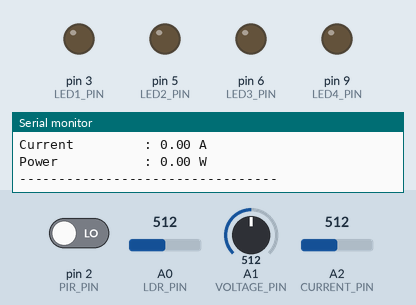
Bench run of a sketch on a simulated Arduino Uno, built with avr-gcc and run on an emulated ATmega328P. On the bench: output pins drawn as LEDs (lit = HIGH), the last lines printed to the serial monitor. The inputs (shaded band) are chosen by the test bench; at power-on: A0 (LDR_PIN) = 512, pin 2 (PIR_PIN) LOW, A2 (CURRENT_PIN) = 512, A1 (VOLTAGE_PIN) = 512.

Above: at 1.2 s.
1.3 s: A0 (LDR_PIN) set to 492
At 2.0 s:
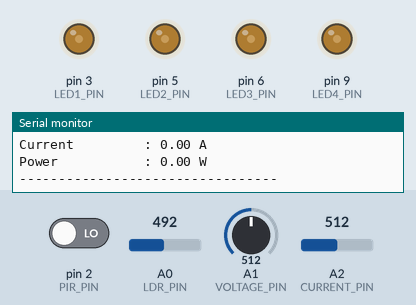
2.9 s: pin 2 (PIR_PIN) driven HIGH
At 4.8 s:
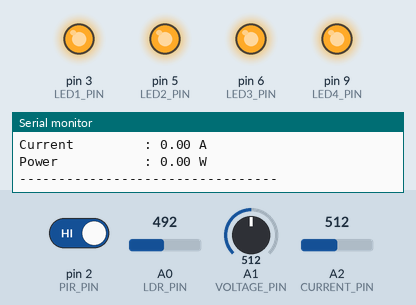
5.1 s: pin 2 (PIR_PIN) driven LOW
At 7.2 s:
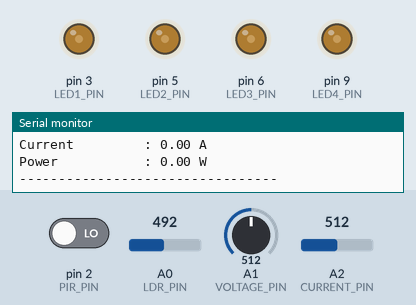
7.5 s: A0 (LDR_PIN) set to 510
At 9.0 s:
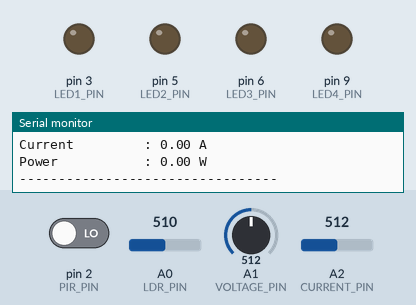
11.9 s: A0 (LDR_PIN) set to 490
At 12.3 s:
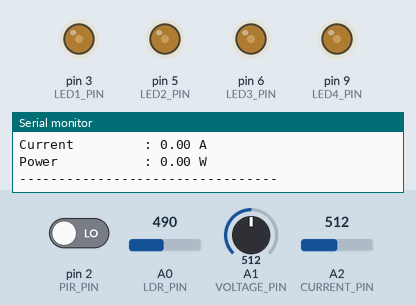
13.5 s: A2 (CURRENT_PIN) set to 528
17.9 s: A2 (CURRENT_PIN) set to 558
Timing chart, 0 to 20.5 s (numbered marks = the images above; inputs shaded):
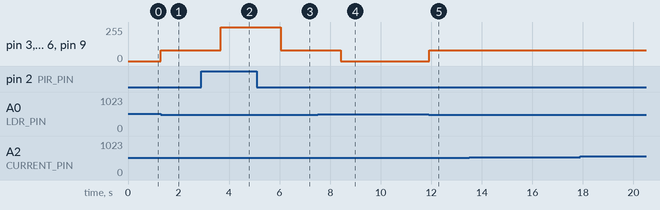

The sketch:

Smart_Automatic_Street_Light_and_Energy_Management_System.ino
```cpp
// =====================================================
// SMART AUTOMATIC STREET LIGHT
// AND ENERGY MANAGEMENT SYSTEM
// Arduino UNO
// =====================================================

// ---------------- PIN DEFINITIONS ----------------

#define LDR_PIN       A0
#define VOLTAGE_PIN   A1
#define CURRENT_PIN   A2

#define PIR_PIN       2

#define LED1_PIN      3
#define LED2_PIN      5
#define LED3_PIN      6
#define LED4_PIN      9

// ---------------- LDR SETTINGS ----------------

// Change this value according to your LDR
int darkThreshold = 500;

// ---------------- VOLTAGE SENSOR ----------------

// 0-25V Voltage Sensor Module
// Voltage divider ratio is approximately 5:1
float voltageFactor = 5.0;

// ---------------- ACS712 SETTINGS ----------------

// Select according to your ACS712 module:
//
// ACS712 5A  -> 0.185 V/A
// ACS712 20A -> 0.100 V/A
// ACS712 30A -> 0.066 V/A

float sensitivity = 0.185;

// ACS712 zero-current voltage
float zeroCurrentVoltage = 2.5;


// =====================================================
// SETUP
// =====================================================

void setup() {

  Serial.begin(9600);

  pinMode(LDR_PIN, INPUT);
  pinMode(VOLTAGE_PIN, INPUT);
  pinMode(CURRENT_PIN, INPUT);

  pinMode(PIR_PIN, INPUT);

  pinMode(LED1_PIN, OUTPUT);
  pinMode(LED2_PIN, OUTPUT);
  pinMode(LED3_PIN, OUTPUT);
  pinMode(LED4_PIN, OUTPUT);

  // Initially turn OFF all lights

  analogWrite(LED1_PIN, 0);
  analogWrite(LED2_PIN, 0);
  analogWrite(LED3_PIN, 0);
  analogWrite(LED4_PIN, 0);

  Serial.println("=================================");
  Serial.println(" SMART STREET LIGHT SYSTEM");
  Serial.println(" ENERGY MANAGEMENT SYSTEM");
  Serial.println("=================================");
}


// =====================================================
// LOOP
// =====================================================

void loop() {

  // ---------------- READ SENSORS ----------------

  int ldrValue = analogRead(LDR_PIN);

  int pirValue = digitalRead(PIR_PIN);

  // Read voltage
  int voltageRaw = analogRead(VOLTAGE_PIN);

  float sensorVoltage =
      voltageRaw * (5.0 / 1023.0);

  float supplyVoltage =
      sensorVoltage * voltageFactor;


  // ---------------- READ CURRENT ----------------

  int currentRaw = analogRead(CURRENT_PIN);

  float currentSensorVoltage =
      currentRaw * (5.0 / 1023.0);

  float current =
      (currentSensorVoltage - zeroCurrentVoltage)
      / sensitivity;


  // Remove small negative readings

  if (current < 0.05) {
    current = 0;
  }


  // ---------------- POWER CALCULATION ----------------

  float power = supplyVoltage * current;


  // =================================================
  // DAY / NIGHT DETECTION
  // =================================================

  if (ldrValue < darkThreshold) {

    // =================================================
    // NIGHT
    // =================================================

    if (pirValue == HIGH) {

      // -----------------------------------------------
      // NIGHT + MOTION
      // Full brightness
      // -----------------------------------------------

      analogWrite(LED1_PIN, 255);
      analogWrite(LED2_PIN, 255);
      analogWrite(LED3_PIN, 255);
      analogWrite(LED4_PIN, 255);

      Serial.println("NIGHT + MOTION DETECTED");
      Serial.println("Lights: FULL BRIGHTNESS");

    }

    else {

      // -----------------------------------------------
      // NIGHT + NO MOTION
      // Energy saving mode
      // -----------------------------------------------

      analogWrite(LED1_PIN, 80);
      analogWrite(LED2_PIN, 80);
      analogWrite(LED3_PIN, 80);
      analogWrite(LED4_PIN, 80);

      Serial.println("NIGHT + NO MOTION");
      Serial.println("Energy Saving Mode");

    }

  }

  else {

    // =================================================
    // DAY
    // =================================================

    analogWrite(LED1_PIN, 0);
    analogWrite(LED2_PIN, 0);
    analogWrite(LED3_PIN, 0);
    analogWrite(LED4_PIN, 0);

    Serial.println("DAYTIME");
    Serial.println("Street Lights: OFF");
  }


  // =================================================
  // DISPLAY SENSOR VALUES
  // =================================================

  Serial.println("---------------------------------");

  Serial.print("LDR Value       : ");
  Serial.println(ldrValue);

  Serial.print("PIR Status      : ");

  if (pirValue == HIGH) {
    Serial.println("MOTION");
  }
  else {
    Serial.println("NO MOTION");
  }

  Serial.print("Voltage         : ");
  Serial.print(supplyVoltage, 2);
  Serial.println(" V");

  Serial.print("Current         : ");
  Serial.print(current, 2);
  Serial.println(" A");

  Serial.print("Power           : ");
  Serial.print(power, 2);
  Serial.println(" W");

  Serial.println("---------------------------------");

  delay(1000);
}
```

Measured:
- the behaviour switches between 500 and 499 on A0 (LDR_PIN) (found by bisection; images 0 and 1)
- after the input at 1.3 s, pin 3 (LED1_PIN), pin 5 (LED2_PIN), pin 6 (LED3_PIN), pin 9 (LED4_PIN): 0/255 → 80/255 at once
- after the input at 2.9 s, pin 3 (LED1_PIN), pin 5 (LED2_PIN), pin 6 (LED3_PIN), pin 9 (LED4_PIN): 80/255 → 255/255 after 0.77 s
- after the input at 5.1 s, pin 3 (LED1_PIN), pin 5 (LED2_PIN), pin 6 (LED3_PIN), pin 9 (LED4_PIN): 255/255 → 80/255 after 0.95 s
- after the input at 7.5 s, pin 3 (LED1_PIN), pin 5 (LED2_PIN), pin 6 (LED3_PIN), pin 9 (LED4_PIN): 80/255 → 0/255 after 0.91 s
- after the input at 11.9 s, pin 3 (LED1_PIN), pin 5 (LED2_PIN), pin 6 (LED3_PIN), pin 9 (LED4_PIN): 0/255 → 80/255 at once
